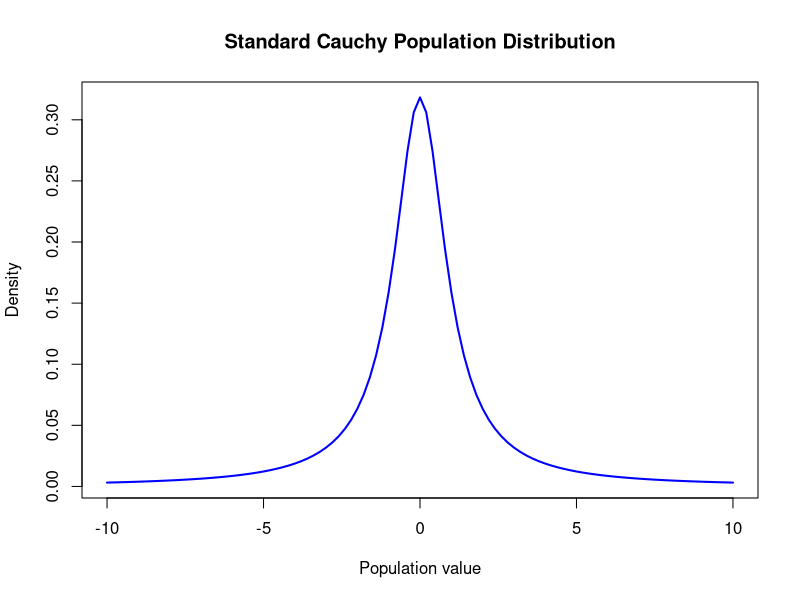
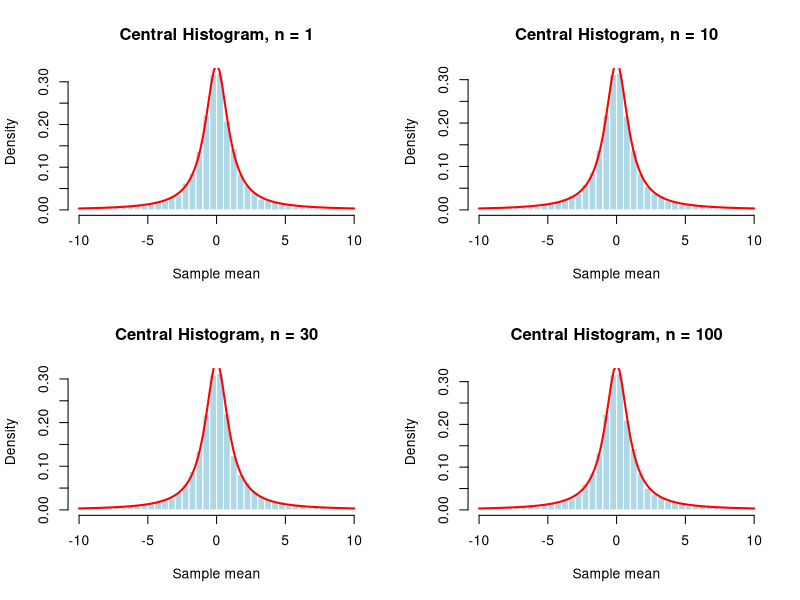
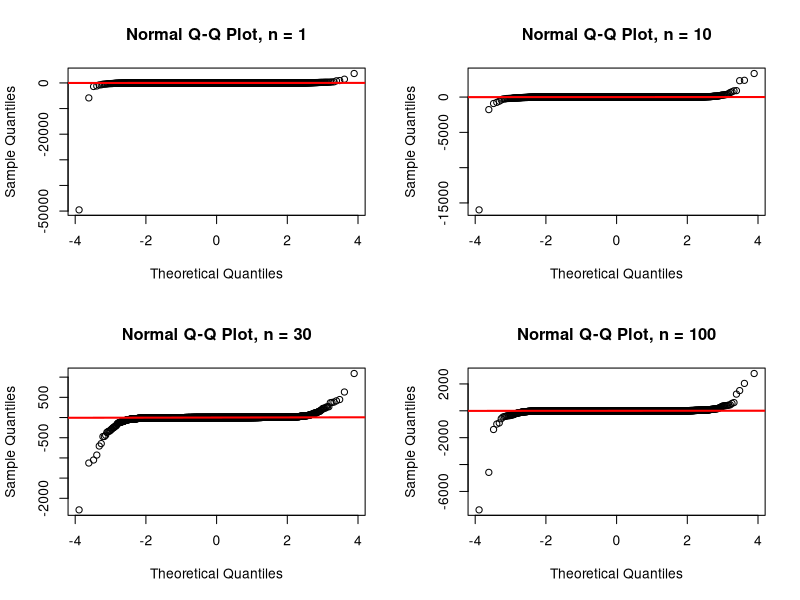
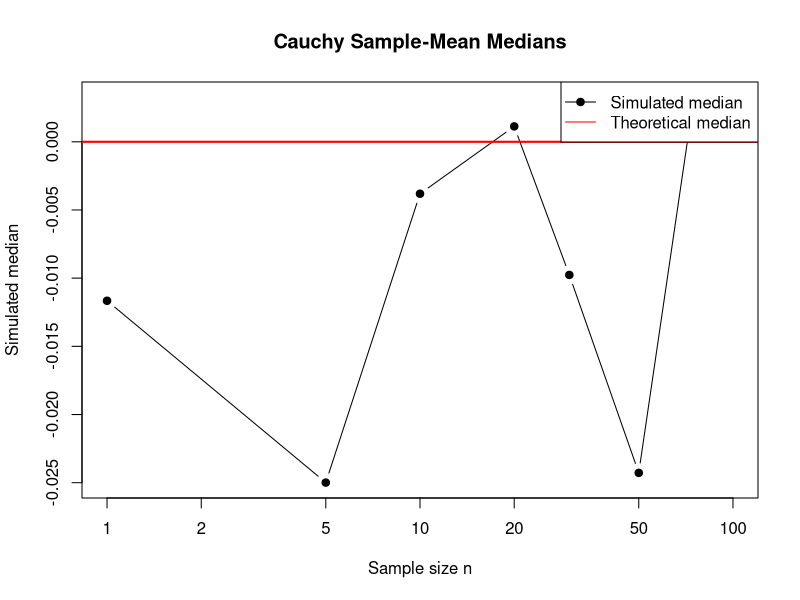
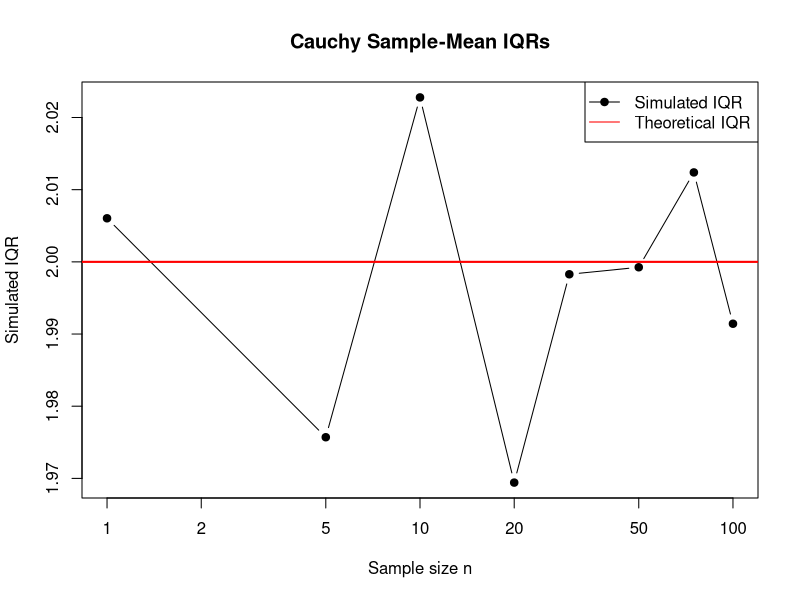
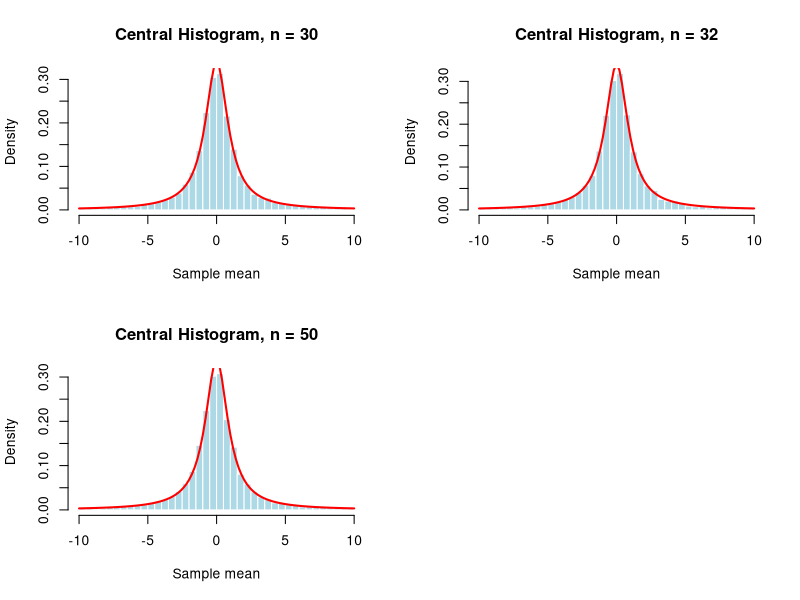
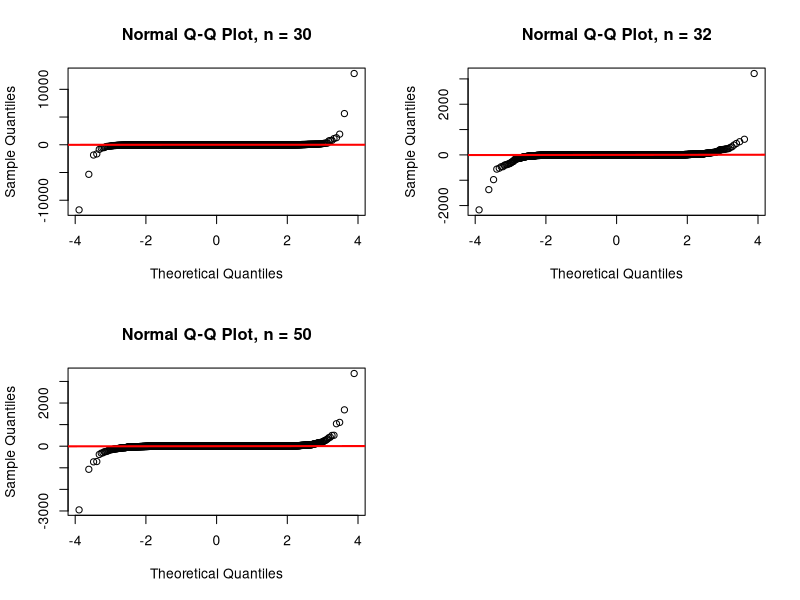

R code for these plots, in order:
## ---- chunk 1
population_location <- 0
population_scale <- 1

population_mean <- NA
population_variance <- NA
population_sd <- NA
population_skewness <- NA
population_excess_kurtosis <- NA

population_median <- 0
population_iqr <- 2
## ---- chunk 2
curve(
  dcauchy(
    x,
    location = population_location,
    scale = population_scale
  ),
  from = -10,
  to = 10,
  col = "blue",
  lwd = 2,
  main = "Standard Cauchy Population Distribution",
  xlab = "Population value",
  ylab = "Density"
)
## ---- chunk 3
student_id <- 4160
reps <- 10000

broad_n_values <- c(
  1, 5, 10, 20, 30, 50, 75, 100
)

cauchy_generator <- function(n) {
  rcauchy(
    n,
    location = population_location,
    scale = population_scale
  )
}

simulate_means <- function(n, reps = 10000) {
  replicate(
    reps,
    mean(cauchy_generator(n))
  )
}

run_simulations <- function(n_values, reps = 10000) {
  
  results <- list()
  
  for (n in n_values) {
    
    cat("Running simulation for n =", n, "\n")
    
    results[[paste0("n_", n)]] <- simulate_means(
      n = n,
      reps = reps
    )
  }
  
  results
}
## ---- chunk 4
set.seed(student_id)

broad_means <- run_simulations(
  n_values = broad_n_values,
  reps = reps
)
## ---- chunk 5
broad_simulation_check <- data.frame(
  sample_size_n = broad_n_values,
  number_of_sample_means = sapply(
    broad_means,
    length
  )
)

knitr::kable(
  broad_simulation_check,
  digits = 0,
  caption = "Broad-Range Simulation Counts"
)
## ---- chunk 6
convert_to_long_format <- function(
  means_list,
  n_values,
  range_label
) {
  
  do.call(
    rbind,
    lapply(seq_along(n_values), function(i) {
      
      data.frame(
        range = range_label,
        sample_size_n = n_values[i],
        repetition = seq_len(
          length(means_list[[i]])
        ),
        sample_mean = means_list[[i]]
      )
    })
  )
}

broad_means_long <- convert_to_long_format(
  means_list = broad_means,
  n_values = broad_n_values,
  range_label = "broad"
)

write.csv(
  broad_means_long,
  "cauchy_broad_sample_means.csv",
  row.names = FALSE
)
## ---- chunk 7
calculate_outliers <- function(x) {
  
  q1 <- quantile(x, 0.25)
  q3 <- quantile(x, 0.75)
  iqr_value <- q3 - q1
  
  sum(
    x < q1 - 1.5 * iqr_value |
      x > q3 + 1.5 * iqr_value
  )
}

calculate_qq_correlation <- function(x) {
  
  probabilities <- (
    (1:length(x)) - 0.5
  ) / length(x)
  
  theoretical_quantiles <- qnorm(
    probabilities
  )
  
  cor(
    sort(x),
    theoretical_quantiles
  )
}

calculate_cauchy_diagnostics <- function(
  means_list,
  n_values
) {
  
  simulated_means <- sapply(
    means_list,
    mean
  )
  
  simulated_medians <- sapply(
    means_list,
    median
  )
  
  simulated_iqrs <- sapply(
    means_list,
    IQR
  )
  
  outlier_counts <- sapply(
    means_list,
    calculate_outliers
  )
  
  qq_correlations <- sapply(
    means_list,
    calculate_qq_correlation
  )
  
  tail_proportions <- sapply(
    means_list,
    function(x) {
      mean(abs(x) > 10)
    }
  )
  
  results <- data.frame(
    sample_size_n = n_values,
    
    simulated_mean = simulated_means,
    
    simulated_median = simulated_medians,
    
    median_error =
      simulated_medians - population_median,
    
    simulated_iqr = simulated_iqrs,
    
    iqr_error =
      simulated_iqrs - population_iqr,
    
    outlier_count = outlier_counts,
    
    proportion_beyond_absolute_value_10 =
      tail_proportions,
    
    qq_correlation = qq_correlations
  )
  
  results
}
## ---- chunk 8
broad_diagnostics <- calculate_cauchy_diagnostics(
  means_list = broad_means,
  n_values = broad_n_values
)

knitr::kable(
  broad_diagnostics,
  digits = 4,
  caption = "Broad-Range Cauchy Diagnostic Results"
)
## ---- chunk 9
#| fig-width: 8
#| fig-height: 8

broad_histogram_values <- c(
  1, 10, 30, 100
)

par(mfrow = c(2, 2))

for (n in broad_histogram_values) {
  
  means <- broad_means[[paste0("n_", n)]]
  
  central_means <- means[
    means >= -10 &
      means <= 10
  ]
  
  hist(
    central_means,
    breaks = 40,
    probability = TRUE,
    xlim = c(-10, 10),
    main = paste(
      "Central Histogram, n =", n
    ),
    xlab = "Sample mean",
    col = "lightblue",
    border = "white"
  )
  
  curve(
    dcauchy(
      x,
      location = 0,
      scale = 1
    ) /
      (
        pcauchy(10) -
          pcauchy(-10)
      ),
    from = -10,
    to = 10,
    add = TRUE,
    col = "red",
    lwd = 2
  )
}

par(mfrow = c(1, 1))
## ---- chunk 10
#| fig-width: 8
#| fig-height: 8

par(mfrow = c(2, 2))

for (n in broad_histogram_values) {
  
  means <- broad_means[[paste0("n_", n)]]
  
  qqnorm(
    means,
    main = paste(
      "Normal Q-Q Plot, n =", n
    )
  )
  
  qqline(
    means,
    col = "red",
    lwd = 2
  )
}

par(mfrow = c(1, 1))
## ---- chunk 11
plot(
  broad_diagnostics$sample_size_n,
  broad_diagnostics$simulated_median,
  type = "b",
  pch = 19,
  log = "x",
  xlab = "Sample size n",
  ylab = "Simulated median",
  main = "Cauchy Sample-Mean Medians"
)

abline(
  h = population_median,
  col = "red",
  lwd = 2
)

legend(
  "topright",
  legend = c(
    "Simulated median",
    "Theoretical median"
  ),
  col = c("black", "red"),
  pch = c(19, NA),
  lty = c(1, 1)
)
## ---- chunk 12
plot(
  broad_diagnostics$sample_size_n,
  broad_diagnostics$simulated_iqr,
  type = "b",
  pch = 19,
  log = "x",
  xlab = "Sample size n",
  ylab = "Simulated IQR",
  main = "Cauchy Sample-Mean IQRs"
)

abline(
  h = population_iqr,
  col = "red",
  lwd = 2
)

legend(
  "topright",
  legend = c(
    "Simulated IQR",
    "Theoretical IQR"
  ),
  col = c("black", "red"),
  pch = c(19, NA),
  lty = c(1, 1)
)
## ---- chunk 13
refinement_lower <- 30
refinement_upper <- 50

refined_n_values <- seq(
  refinement_lower,
  refinement_upper,
  by = 1
)

refined_n_values
## ---- chunk 14
set.seed(student_id)

refined_means <- run_simulations(
  n_values = refined_n_values,
  reps = reps
)
## ---- chunk 15
refined_diagnostics <- calculate_cauchy_diagnostics(
  means_list = refined_means,
  n_values = refined_n_values
)

knitr::kable(
  refined_diagnostics,
  digits = 4,
  caption = "Fine-Grained Cauchy Diagnostic Results"
)
## ---- chunk 16
refined_diagnostics$qq_rank <- rank(
  -refined_diagnostics$qq_correlation,
  ties.method = "min"
)

refined_diagnostics$median_error_rank <- rank(
  abs(refined_diagnostics$median_error),
  ties.method = "min"
)

refined_diagnostics$iqr_error_rank <- rank(
  abs(refined_diagnostics$iqr_error),
  ties.method = "min"
)

refined_diagnostics$total_score <-
  refined_diagnostics$qq_rank +
    refined_diagnostics$median_error_rank +
    refined_diagnostics$iqr_error_rank
## ---- chunk 17
least_non_normal_row <- which.min(
  refined_diagnostics$total_score
)

least_non_normal_n <-
  refined_diagnostics$sample_size_n[
    least_non_normal_row
]

least_non_normal_n
## ---- chunk 18
comparison_table <- refined_diagnostics[
  order(refined_diagnostics$total_score),
]

knitr::kable(
  comparison_table,
  digits = 4,
  caption = "Comparison of Refined Cauchy Sample Sizes"
)
## ---- chunk 19
refined_means_long <- convert_to_long_format(
  means_list = refined_means,
  n_values = refined_n_values,
  range_label = "refined"
)

write.csv(
  refined_means_long,
  "cauchy_refined_sample_means.csv",
  row.names = FALSE
)
## ---- chunk 20
#| fig-width: 8
#| fig-height: 8

refined_plot_values <- sort(
  unique(
    c(
      refinement_lower,
      least_non_normal_n,
      refinement_upper
    )
  )
)

par(mfrow = c(2, 2))

for (n in refined_plot_values) {
  
  means <- refined_means[[paste0("n_", n)]]
  
  central_means <- means[
    means >= -10 &
      means <= 10
  ]
  
  hist(
    central_means,
    breaks = 40,
    probability = TRUE,
    xlim = c(-10, 10),
    main = paste(
      "Central Histogram, n =", n
    ),
    xlab = "Sample mean",
    col = "lightblue",
    border = "white"
  )
  
  curve(
    dcauchy(
      x,
      location = 0,
      scale = 1
    ) /
      (
        pcauchy(10) -
          pcauchy(-10)
      ),
    from = -10,
    to = 10,
    add = TRUE,
    col = "red",
    lwd = 2
  )
}

par(mfrow = c(1, 1))
## ---- chunk 21
#| fig-width: 8
#| fig-height: 8

par(mfrow = c(2, 2))

for (n in refined_plot_values) {
  
  means <- refined_means[[paste0("n_", n)]]
  
  qqnorm(
    means,
    main = paste(
      "Normal Q-Q Plot, n =", n
    )
  )
  
  qqline(
    means,
    col = "red",
    lwd = 2
  )
}

par(mfrow = c(1, 1))
